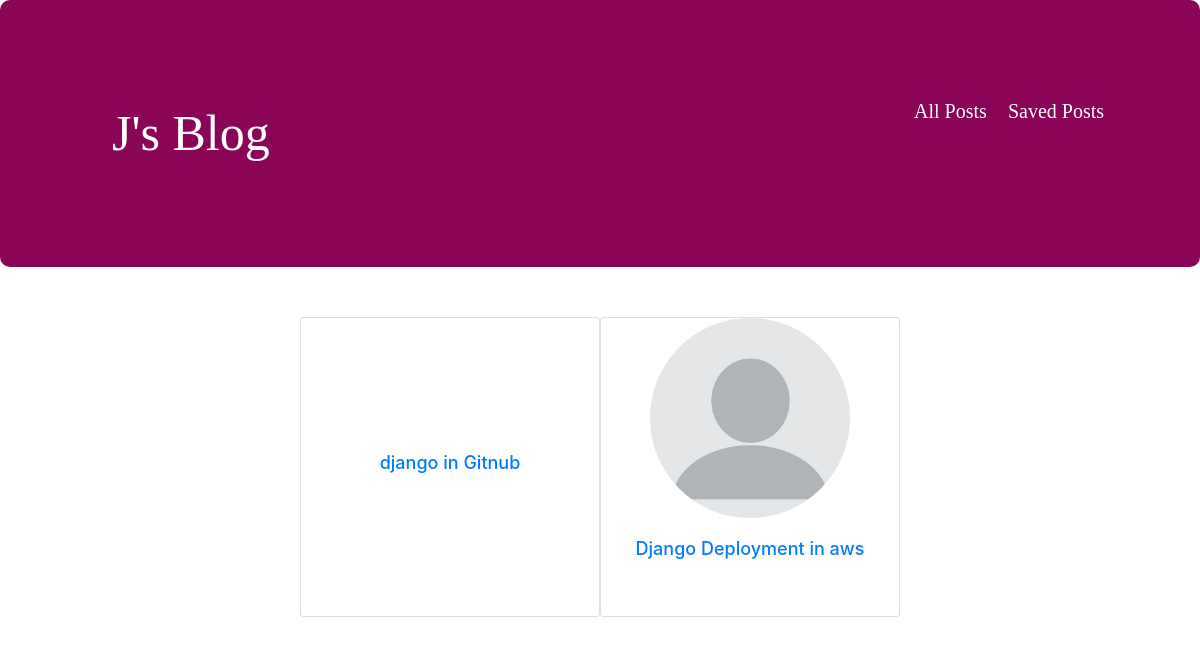
The app's page /index/ with its own data.
### blog/models.py (models this page shows, shortened)
class Post(models.Model):
    title = models.CharField(max_length=150)
    excerpt = models.CharField(max_length=200)
    image_name = models.ImageField(upload_to="posts",null=True,blank=True)
    date = models.DateField(auto_now=True)
    slug = models.SlugField(unique=True,db_index=True)#when slug has unique as True,it implies db_index as True automatically.
    content = models.TextField(validators=[MinLengthValidator(10)])
    author = models.ForeignKey(Author,on_delete=models.SET_NULL,null=True,related_name="posts")
    tags = models.ManyToManyField(Tag)

### blog/views.py (the view)
# urls.py: path('index/',views.starting_page,name="starting-page"),
def starting_page(request):
    latest_posts = Post.objects.all().order_by("-date")[:3] # negative index for slicing doesnot supported by django
    return render(request,"blog/index.html",{
        "posts":latest_posts
    })

### templates/blog/index.html (shortened to what this page needs)
{% extends "blog/base.html" %}
{% load static %}
{% block css_files %}
<link rel="stylesheet" href="{% static 'blog/index.css' %}">
{% endblock %}
{% block content %}
<div class="jumbotron">
        <a href="{% url 'starting-page' %} ">J's Blog</a>
        <nav class="allposts">
                <a href="{% url 'allposts' %}">All Posts</a>
                <a href="{% url 'save-post' %}">Saved Posts</a>
        </nav>
</div>
<div class="card-group">
        {% for post in posts %}
            {% include "blog/includes/post.html" %}
    {% endfor %}
</div>
    {% endblock %}

### templates/blog/includes/post.html (shortened to what this page needs)
{% extends "blog/base.html" %}
{% load static %}
{% block css_files %}
<link rel="stylesheet" href="{% static 'blog/post.css' %}">
{% endblock %}
{% block content %}
    <a href="{% url 'selectedpost' post.slug %}" class="card-link">
            <div class="card">
                {% if post.image_name %}
                <img class="rounded-circle" src="{{ post.image_name.url }}" alt="{{ post.title }}" width="200px" height="200px">
                <div class="card-body">
                    <h3>{{ post.title }}</h3>
                </div>
                {% else %}
                <div class="without-img">
                    <h3>{{ post.title }}</h3>
                </div>
                {% endif %}
            </div>
    {% endblock %}

### static/blog/index.css (style rules this page uses)
.jumbotron { background-color: rgb(138, 4, 87); border-radius: 10px; font-family: Georgia, 'Times New Roman', Times, serif; font-size: 50px; display: flex; justify-content: space-between; padding: 6rem; }
.jumbotron a { color: white; text-decoration: none; margin-top: 0%; margin-left: 1rem; }
.jumbotron nav { font-size: 20px; }
.card-group { display: flex; justify-content: center; margin: 50px 50px 50px 50px; }

### static/blog/post.css (style rules this page uses)
.card { width: 300px; height: 300px; align-items: center; text-decoration: none; }
.without-img { margin:auto; }
.without-img h3 { font-size: large; }
.card-body h3 { font-size: large; }
.card-link { text-align: center; text-decoration: none; }

### records on screen
Post: title "django in Gitnub"
Post: image_name (picture), title "Django Deployment in aws"
